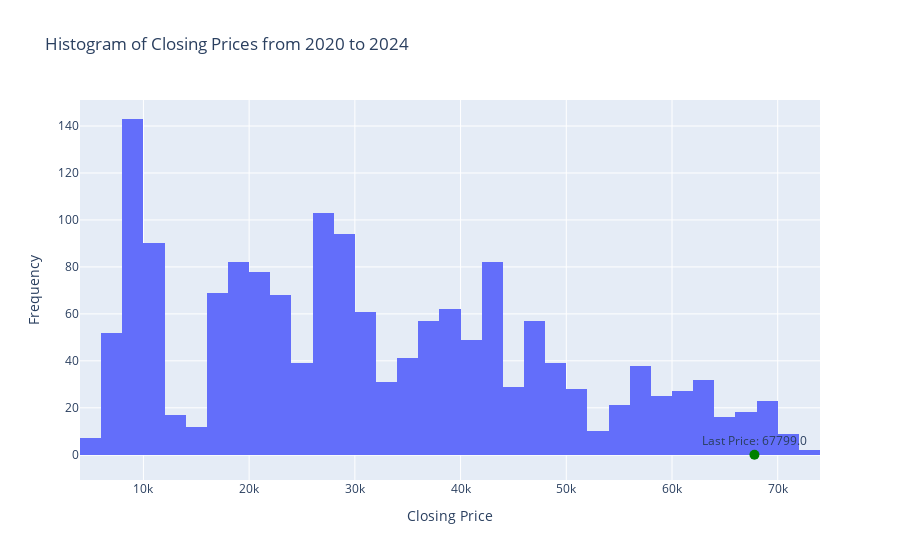

The notebook cell this image was saved under:
### Code cell
def plot_close_prices_histogram(
    data: pd.DataFrame,
    title=None,
    x_label="Closing Price",
    y_label="Frequency",
    grid=True,
):
    """Plot the close price histogram using Plotly"""
    # Check if DataFrame index is of datetime type
    if not isinstance(data.index, pd.DatetimeIndex):
        raise ValueError("DataFrame index must be of datetime type")

    # Creating the histogram
    fig = px.histogram(
        data,
        x="close",
        nbins=50,
        title=title
        or f"Histogram of Closing Prices from {data.index.year[0]} to {data.index.year[-1]}",
    )

    # Adding a scatter marker for the last closing price
    last_close_price = data["close"].iloc[-1]
    fig.add_trace(
        go.Scatter(
            x=[last_close_price],
            y=[0],
            mode="markers+text",
            text=[f"Last Price: {last_close_price}"],
            textposition="top center",
            marker=dict(color="green", size=10),
            name="Last Closing Price"
        )
    )
    
    # Updating layout for customization
    fig.update_layout(xaxis_title=x_label, yaxis_title=y_label, showlegend=False)

    if grid:
        fig.update_xaxes(showgrid=True)
        fig.update_yaxes(showgrid=True)
    else:
        fig.update_xaxes(showgrid=False)
        fig.update_yaxes(showgrid=False)

    fig.show()


plot_close_prices_histogram(data=filtered_data)

### Figure 1 — Plotly figure (JSON) as saved in the notebook; plotly's stock layout.template omitted (floating-point values rounded to 4 significant figures; data arrays with more than 128 entries replaced by an {"elided": "..."} marker saying what was removed)
{"data": [{"alignmentgroup": "True", "bingroup": "x", "hovertemplate": "close=%{x}<br>count=%{y}<extra></extra>", "legendgroup": "", "marker": {"color": "#636efa", "pattern": {"shape": ""}}, "name": "", "nbinsx": 50, "offsetgroup": "", "orientation": "v", "showlegend": false, "type": "histogram", "x": {"elided": "1611 float values"}, "xaxis": "x", "yaxis": "y"}, {"marker": {"color": "green", "size": 10}, "mode": "markers+text", "name": "Last Closing Price", "text": ["Last Price: 67799.0"], "textposition": "top center", "type": "scatter", "x": [67799], "y": [0]}], "layout": {"barmode": "relative", "legend": {"tracegroupgap": 0}, "showlegend": false, "title": {"text": "Histogram of Closing Prices from 2020 to 2024"}, "xaxis": {"anchor": "y", "domain": [0, 1], "showgrid": true, "title": {"text": "Closing Price"}}, "yaxis": {"anchor": "x", "domain": [0, 1], "showgrid": true, "title": {"text": "Frequency"}}}}
